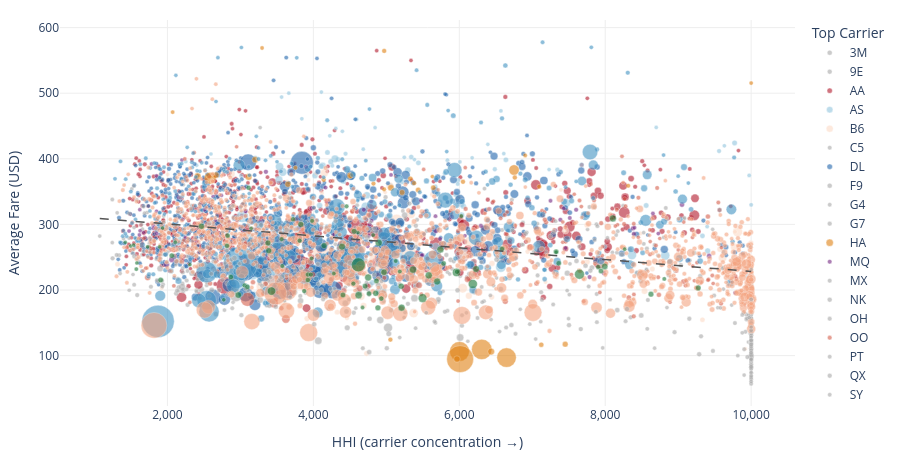

Source (notebook cell):
### Markdown cell above
## Interactive View 1 — Market Power vs. Fare

Explore every route: the further right a dot, the more one carrier dominates. Hover for details.

### Code cell
bubble["color"] = bubble["TOP_CARRIER"].map(CARRIER_COLORS).fillna("#aaa")
bubble["size"]  = (bubble["TOTAL_PASSENGERS"] / bubble["TOTAL_PASSENGERS"].max() * 30 + 4).clip(4, 34)
bubble["label"] = (
    bubble["ROUTE"] + "<br>Fare: $" + bubble["AVG_FARE"].round(0).astype(int).astype(str) +
    "<br>HHI: " + bubble["HHI"].round(0).astype(int).astype(str) +
    "<br>Top carrier: " + bubble["TOP_CARRIER"] +
    " (" + (bubble["TOP_CARRIER_SHARE"]*100).round(1).astype(str) + "%)" +
    "<br>Passengers: " + bubble["TOTAL_PASSENGERS"].astype(int).apply(lambda x: f"{x:,}")
)

fig1 = go.Figure()
for carrier, grp in bubble.groupby("TOP_CARRIER"):
    fig1.add_trace(go.Scatter(
        x=grp["HHI"], y=grp["AVG_FARE"],
        mode="markers",
        name=carrier,
        marker=dict(
            size=grp["size"],
            color=CARRIER_COLORS.get(carrier, "#aaa"),
            opacity=0.6,
            line=dict(width=0.4, color="white"),
        ),
        hovertemplate=grp["label"] + "<extra>" + carrier + "</extra>",
        text=grp["label"],
    ))

m = np.polyfit(bubble["HHI"], bubble["AVG_FARE"], 1)
x_line = np.linspace(bubble["HHI"].min(), bubble["HHI"].max(), 200)
fig1.add_trace(go.Scatter(
    x=x_line, y=np.polyval(m, x_line),
    mode="lines", name="Trend",
    line=dict(color="#555", dash="dash", width=1.5),
    hoverinfo="skip",
))

fig1.update_layout(
    xaxis_title="HHI (carrier concentration →)",
    yaxis_title="Average Fare (USD)",
    legend_title="Top Carrier",
    height=460,
    margin=dict(l=60, r=20, t=20, b=50),
    plot_bgcolor="white",
    paper_bgcolor="white",
)
fig1.update_xaxes(showgrid=True, gridcolor="#eee", tickformat=",")
fig1.update_yaxes(showgrid=True, gridcolor="#eee")
fig1.show()
